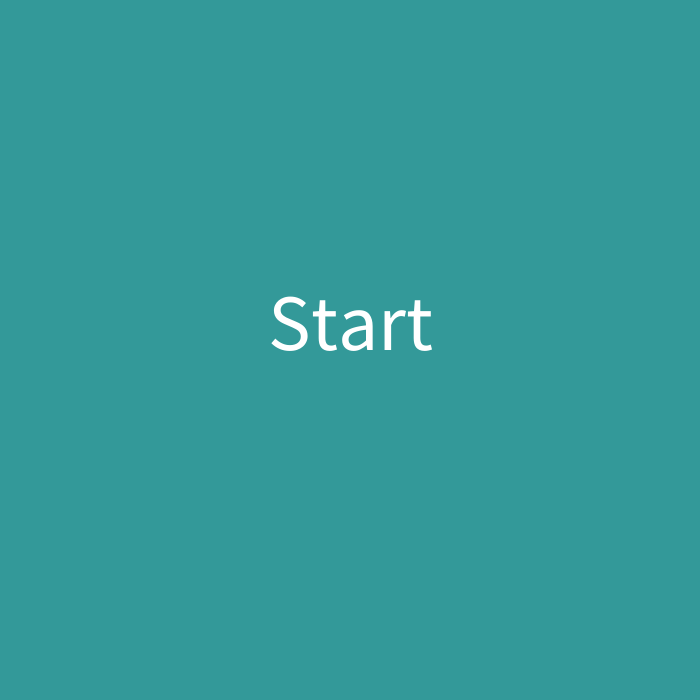
Frame 1 (no input)
Frame 60 (the mouse pressed at the canvas centre just before this capture): identical to frame 1, image omitted
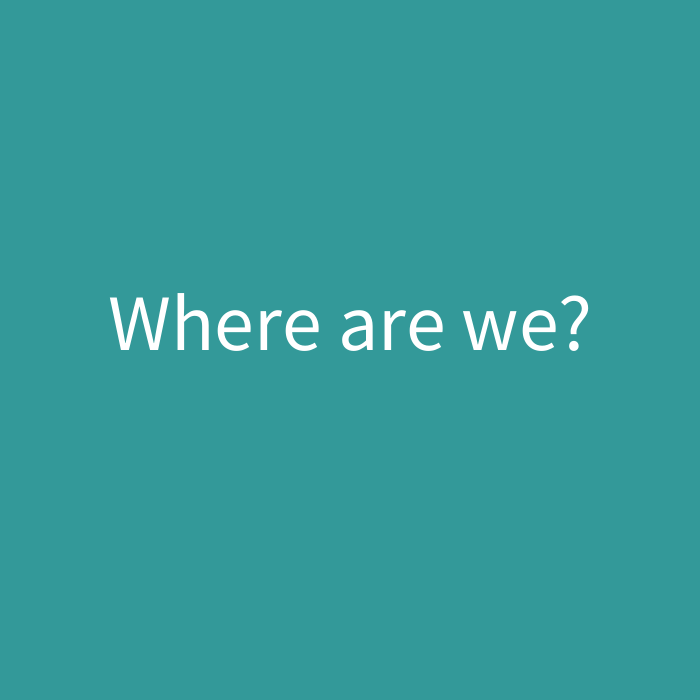
Frame 120 (the mouse held since frame 60 and released just before this capture)

The Processing sketch that drew these frames (run headless with seeded random() and noise(); from frame 60 on, the mouse is pressed at the canvas centre):

// Processing sketch: processing_170062
// ── processing_170062.pde

int myState = 0;

void setup() {
  size(700, 700);
}

void draw() {
  background(#339999);
  fill(#ffffff);
  textSize(80);
  textAlign(CENTER);
  noStroke();
  
  switch(myState) {
    case 0:
    text("Start", width/2, height/2);
    break;
    
    case 1:
    text("Where are we?", width/2, height/2);
    break;
    
    case 2:
    background(#aaccff);
    fill(#90744F);
    ellipse(width/2, height+100, 1000, 600);
    fill(#ffffff);
    text("Question 1", width/2, height/2);
    break;
    
    case 3:
    background(#9999ff);
    fill(#ffff00);
    ellipse(600, 100, 50, 50);
    fill(#444444);
    quad(-100,500,100,300,500,900,-100,900);
    quad(100,700,300,500,700,1100,100,1100);
    fill(#ffffff);
    text("Question 2", width/2, height/2);
    break;
    
    case 4:
    background(#222244);
    fill(#000000);
    rect(100,400,200,500);
    rect(0,600, 700, 500);
    rect(400,500,200,500);
    fill(#ffffff);
    ellipse(200, 100, 70, 70);
    fill(#ffffff);
    text("Question 3", width/2, height/2);
    break;
  }
}

void mousePressed() {
 
  myState = (myState+1) % 5;
  
}
